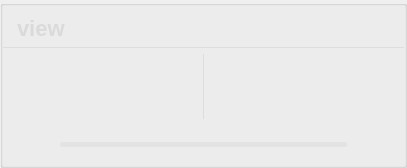
          <widget class="QGroupBox" name="groupBox_201">
           <property name="styleSheet">
            <string notr="true">#groupBox_201{
background-color: rgba(95, 95, 95, 200);
border: 0px solid #42adff;
border-left: 1px solid rgba(200, 200, 200,100);
border-right: 0px solid rgba(29, 83, 185, 255);
border-radius:0px;}</string>
           </property>
           <property name="title">
            <string/>
           </property>
           <layout class="QVBoxLayout" name="verticalLayout_4" stretch="0,1,0">
            <property name="leftMargin">
             <number>0</number>
            </property>
            <property name="topMargin">
             <number>0</number>
            </property>
            <property name="rightMargin">
             <number>0</number>
            </property>
            <property name="bottomMargin">
             <number>0</number>
            </property>
            <item>
             <widget class="QGroupBox" name="groupBox_3">
              <property name="minimumSize">
               <size>
                <width>0</width>
                <height>42</height>
               </size>
              </property>
              <property name="maximumSize">
               <size>
                <width>16777215</width>
                <height>42</height>
               </size>
              </property>
              <property name="styleSheet">
               <string notr="true">#groupBox_3{
border: 0px solid #42adff;
border-bottom: 1px solid rgba(200, 200, 200,100);
border-radius:0px;}</string>
              </property>
              <property name="title">
               <string/>
              </property>
              <layout class="QHBoxLayout" name="horizontalLayout_6">
               <property name="leftMargin">
                <number>11</number>
               </property>
               <property name="topMargin">
                <number>0</number>
               </property>
               <property name="rightMargin">
                <number>11</number>
               </property>
               <property name="bottomMargin">
                <number>0</number>
               </property>
               <item>
                <widget class="QLabel" name="label_6">
                 <property name="minimumSize">
                  <size>
                   <width>0</width>
                   <height>0</height>
                  </size>
                 </property>
                 <property name="maximumSize">
                  <size>
                   <width>16777215</width>
                   <height>40</height>
                  </size>
                 </property>
                 <property name="styleSheet">
                  <string notr="true">QLabel
{
	font-size: 22px;
	font-family: &quot;Microsoft YaHei&quot;;
	font-weight: bold;
 		border-radius:9px;
		background:rgba(66, 195, 255, 0);
color: rgb(218, 218, 218);
}
</string>
                 </property>
                 <property name="text">
                  <string>view</string>
                 </property>
                </widget>
               </item>
               <item>
                <spacer name="horizontalSpacer_14">
                 <property name="orientation">
                  <enum>Qt::Horizontal</enum>
                 </property>
                 <property name="sizeHint" stdset="0">
                  <size>
                   <width>40</width>
                   <height>20</height>
                  </size>
                 </property>
                </spacer>
               </item>
               <item>
                <widget class="QLabel" name="fps_label">
                 <property name="minimumSize">
                  <size>
                   <width>100</width>
                   <height>40</height>
                  </size>
                 </property>
                 <property name="maximumSize">
                  <size>
                   <width>100</width>
                   <height>40</height>
                  </size>
                 </property>
                 <property name="styleSheet">
                  <string notr="true">QLabel
{
	font-size: 20px;
	font-family: &quot;Microsoft YaHei&quot;;
	font-weight: bold;
 		border-radius:9px;
		background:rgba(66, 195, 255, 0);
color: rgb(218, 218, 218);
}
</string>
                 </property>
                 <property name="text">
                  <string/>
                 </property>
                 <property name="alignment">
                  <set>Qt::AlignCenter</set>
                 </property>
                </widget>
               </item>
              </layout>
             </widget>
            </item>
            <item>
             <widget class="QSplitter" name="splitter">
              <property name="enabled">
               <bool>true</bool>
              </property>
              <property name="styleSheet">
               <string notr="true">#splitter::handle{background: 1px solid  rgba(200, 200, 200,100);}</string>
              </property>
              <property name="frameShape">
               <enum>QFrame::NoFrame</enum>
              </property>
              <property name="lineWidth">
               <number>10</number>
              </property>
              <property name="orientation">
               <enum>Qt::Horizontal</enum>
              </property>
              <property name="handleWidth">
               <number>1</number>
              </property>
              <widget class="Label_click_Mouse" name="raw_video">
               <property name="enabled">
                <bool>true</bool>
               </property>
               <property name="sizePolicy">
                <sizepolicy hsizetype="Ignored" vsizetype="Ignored">
                 <horstretch>0</horstretch>
                 <verstretch>0</verstretch>
                </sizepolicy>
               </property>
               <property name="minimumSize">
                <size>
                 <width>200</width>
                 <height>0</height>
                </size>
               </property>
               <property name="font">
                <font>
                 <family>微软雅黑</family>
                 <pointsize>36</pointsize>
                </font>
               </property>
               <property name="cursor">
                <cursorShape>ArrowCursor</cursorShape>
               </property>
               <property name="styleSheet">
                <string notr="true">color: rgb(218, 218, 218);
</string>
               </property>
               <property name="text">
                <string/>
               </property>
               <property name="scaledContents">
                <bool>false</bool>
               </property>
               <property name="alignment">
                <set>Qt::AlignCenter</set>
               </property>
              </widget>
              <widget class="Label_click_Mouse" name="out_video">
               <property name="enabled">
                <bool>true</bool>
               </property>
               <property name="sizePolicy">
                <sizepolicy hsizetype="Ignored" vsizetype="Ignored">
                 <horstretch>0</horstretch>
                 <verstretch>0</verstretch>
                </sizepolicy>
               </property>
               <property name="minimumSize">
                <size>
                 <width>200</width>
                 <height>0</height>
                </size>
               </property>
               <property name="font">
                <font>
                 <family>微软雅黑</family>
                 <pointsize>36</pointsize>
                </font>
               </property>
               <property name="cursor">
                <cursorShape>ArrowCursor</cursorShape>
               </property>
               <property name="styleSheet">
                <string notr="true">color: rgb(218, 218, 218);
</string>
               </property>
               <property name="text">
                <string/>
               </property>
               <property name="scaledContents">
                <bool>false</bool>
               </property>
               <property name="alignment">
                <set>Qt::AlignCenter</set>
               </property>
              </widget>
             </widget>
            </item>
            <item>
             <layout class="QHBoxLayout" name="horizontalLayout_12">
              <property name="leftMargin">
               <number>11</number>
              </property>
              <property name="rightMargin">
               <number>11</number>
              </property>
              <item>
               <widget class="QPushButton" name="runButton">
                <property name="minimumSize">
                 <size>
                  <width>40</width>
                  <height>40</height>
                 </size>
                </property>
                <property name="styleSheet">
                 <string notr="true">QPushButton {
border-style: solid;
border-width: 0px;
border-radius: 0px;
background-color: rgba(223, 223, 223, 0);
}
QPushButton::focus{outline: none;}
QPushButton::hover {
border-style: solid;
border-width: 0px;
border-radius: 0px;
background-color: rgba(223, 223, 223, 150);}</string>
                </property>
                <property name="text">
                 <string/>
                </property>
                <property name="icon">
                 <iconset resource="../apprcc.qrc">
                  <normaloff>:/img/icon/运行.png</normaloff>
                  <normalon>:/img/icon/暂停.png</normalon>
                  <disabledoff>:/img/icon/运行.png</disabledoff>
                  <disabledon>:/img/icon/暂停.png</disabledon>
                  <activeoff>:/img/icon/运行.png</activeoff>
                  <activeon>:/img/icon/暂停.png</activeon>
                  <selectedoff>:/img/icon/运行.png</selectedoff>
                  <selectedon>:/img/icon/暂停.png</selectedon>:/img/icon/运行.png</iconset>
                </property>
                <property name="iconSize">
                 <size>
                  <width>30</width>
                  <height>30</height>
                 </size>
                </property>
                <property name="checkable">
                 <bool>true</bool>
                </property>
               </widget>
              </item>
              <item>
               <widget class="QProgressBar" name="progressBar">
                <property name="maximumSize">
                 <size>
                  <width>16777215</width>
                  <height>5</height>
                 </size>
                </property>
                <property name="styleSheet">
                 <string notr="true">QProgressBar{ color: rgb(255, 255, 255); font:12pt; border-radius:2px; text-align:center; border:none; background-color: rgba(215, 215, 215,100);} 
QProgressBar:chunk{ border-radius:0px; background: rgba(55, 55, 55, 200);}</string>
                </property>
                <property name="maximum">
                 <number>1000</number>
                </property>
                <property name="value">
                 <number>0</number>
                </property>
                <property name="textVisible">
                 <bool>false</bool>
                </property>
               </widget>
              </item>
              <item>
               <widget class="QPushButton" name="stopButton">
                <property name="minimumSize">
                 <size>
                  <width>40</width>
                  <height>40</height>
                 </size>
                </property>
                <property name="styleSheet">
                 <string notr="true">QPushButton {
border-style: solid;
border-width: 0px;
border-radius: 0px;
background-color: rgba(223, 223, 223, 0);
}
QPushButton::focus{outline: none;}
QPushButton::hover {
border-style: solid;
border-width: 0px;
border-radius: 0px;
background-color: rgba(223, 223, 223, 150);}</string>
                </property>
                <property name="text">
                 <string/>
                </property>
                <property name="icon">
                 <iconset resource="../apprcc.qrc">
                  <normaloff>:/img/icon/终止.png</normaloff>:/img/icon/终止.png</iconset>
                </property>
                <property name="iconSize">
                 <size>
                  <width>30</width>
                  <height>30</height>
                 </size>
                </property>
               </widget>
              </item>
             </layout>
            </item>
           </layout>
          </widget>
